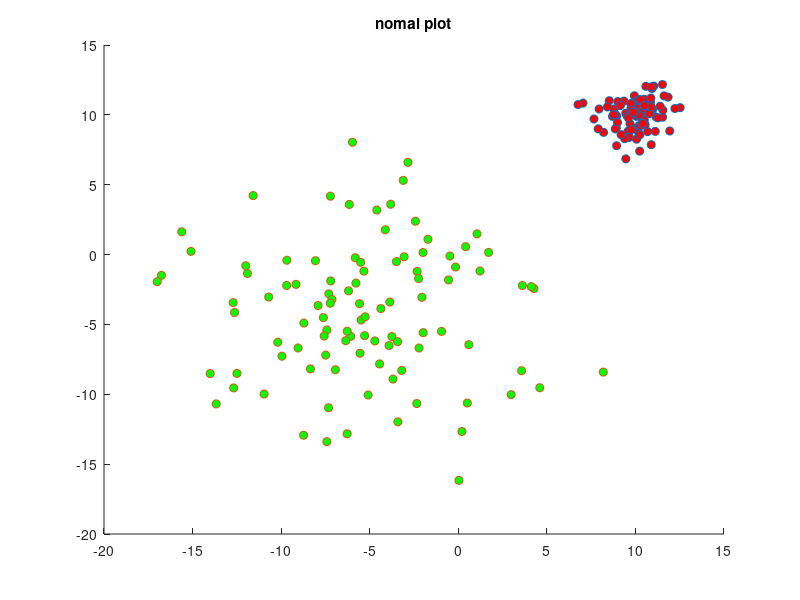
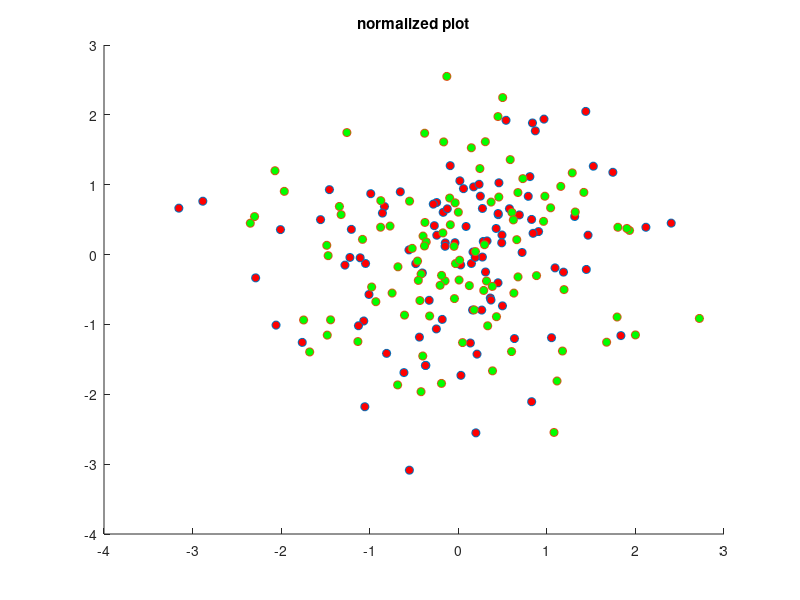
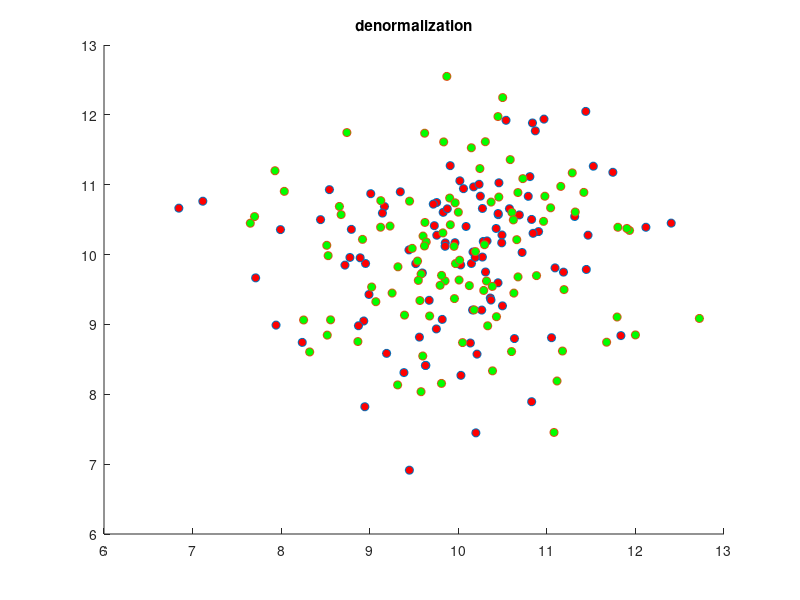
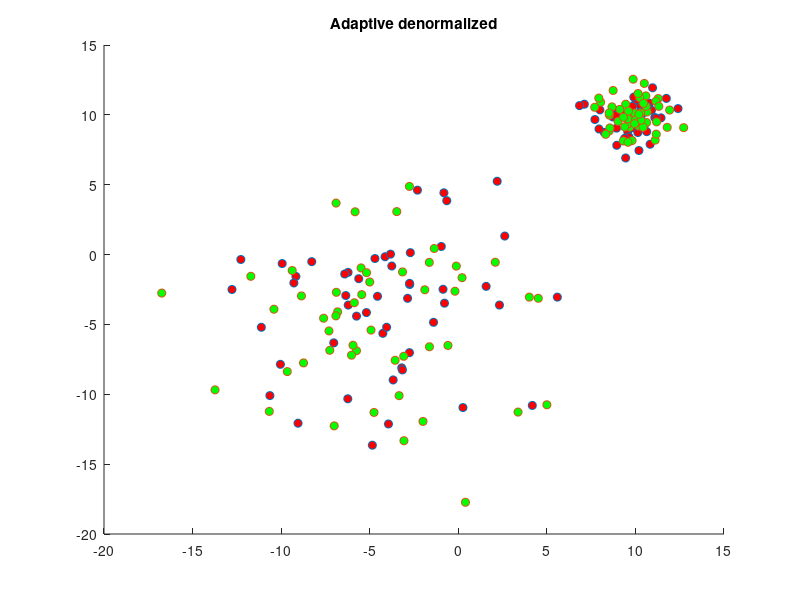

MATLAB code to generate these figures, in order:
clear;
close all;

data_num = 100;
mu1 = 10;
sigma1 = 1;
datas = normrnd(mu1,sigma1,data_num,2);

mu2 = -5;
sigma2 = 5;
datas2 = normrnd(mu2,sigma2,data_num,2);

hold on
title("nomal plot")
scatter(datas(:,1), datas(:,2),[], 'MarkerFaceColor', 'r');
scatter(datas2(:,1), datas2(:,2),[], 'MarkerFaceColor', 'g');
hold off

figure, 
hold on
title("normalized plot")
datas = normalize(datas);
datas2 = normalize(datas2);
scatter(datas(:,1), datas(:,2),[], 'MarkerFaceColor', 'r');
scatter(datas2(:,1), datas2(:,2),[], 'MarkerFaceColor', 'g');
hold off

figure, 
hold on
title("denormalization")
a = datas .* sigma1 + mu1;
b = datas2 .* sigma1 + mu1;
scatter(a(:,1), a(:,2),[], 'MarkerFaceColor', 'r');
scatter(b(:,1), b(:,2),[], 'MarkerFaceColor', 'g');
hold off

figure, 
hold on
title("Adaptive denormalized")

de_mean(1:data_num/2,1:2) = mu1;
de_mean(data_num/2+1:data_num,1:2) = mu2;

de_sigma(1:data_num/2, 1:2) = sigma1;
de_sigma(data_num/2+1:data_num,1:2) = sigma2;


datas = datas .* de_sigma + de_mean;
datas2 = datas2 .* de_sigma + de_mean;
scatter(datas(:,1), datas(:,2),[], 'MarkerFaceColor', 'r');
scatter(datas2(:,1), datas2(:,2),[], 'MarkerFaceColor', 'g');
hold off


